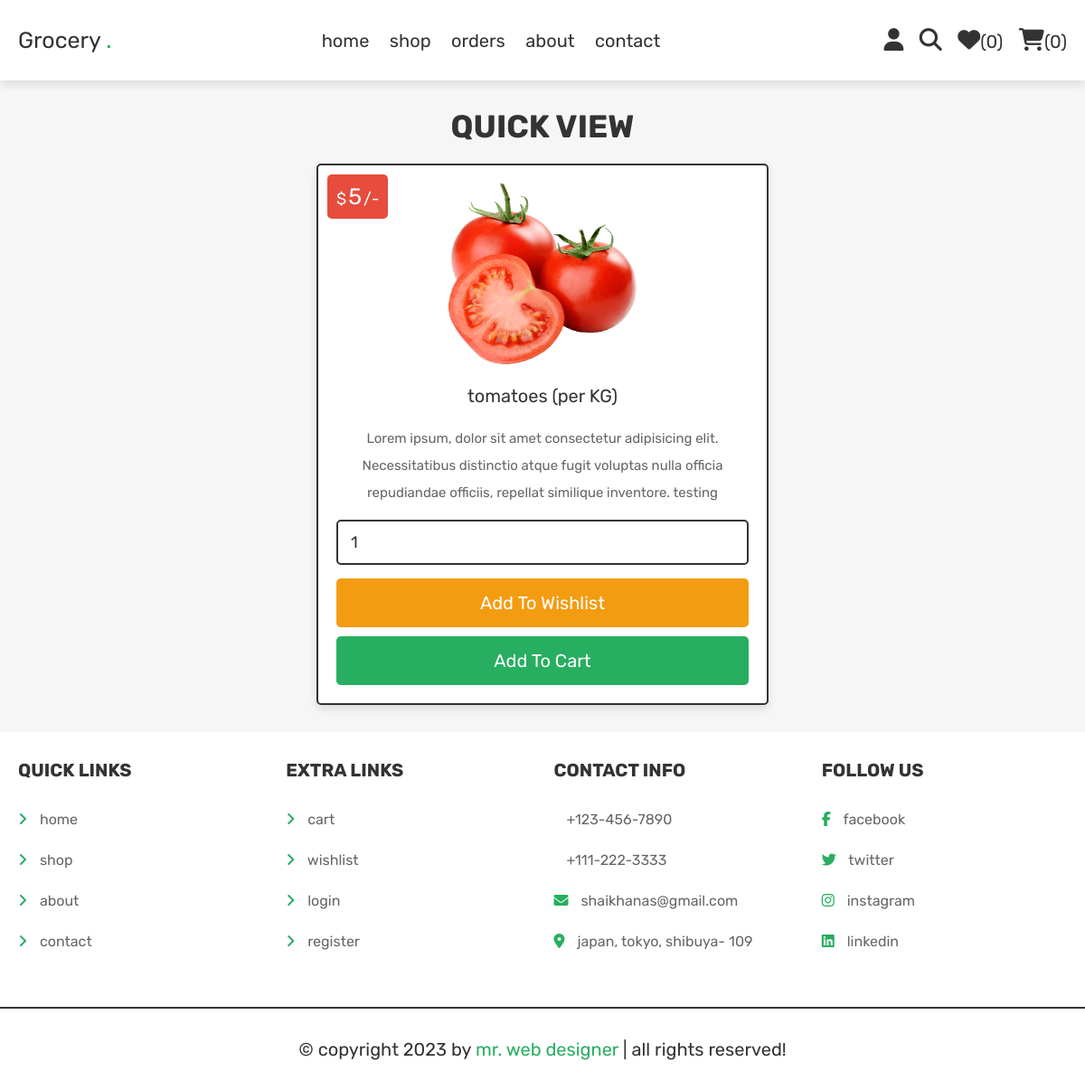
The page /view_page.php?pid=25 (signed in) on the database its author committed.
### tables this page shows
CREATE TABLE `products` (
  `id` int(100) NOT NULL,
  `name` varchar(100) NOT NULL,
  `category` varchar(20) NOT NULL,
  `details` varchar(500) NOT NULL,
  `price` int(100) NOT NULL,
  `image` varchar(100) NOT NULL
);

### view_page.php (the view, shortened to what this page needs)
<?php
require('./connect.php');
if(isset($_GET['pid'])){
    $pid = $_GET['pid'];
}else{
    $pid = '';
}
?>
<!DOCTYPE html>
<html lang="en">
<head>
    <link rel="stylesheet" href="https://cdnjs.cloudflare.com/ajax/libs/font-awesome/6.5.1/css/all.min.css">
    <link rel="stylesheet" href="./assets/css/style.css">
</head>
<body>
<?php require('./header.php'); ?>
<section class="quick-view">
    <h1 class="title">quick view</h1>
    <?php
        $select_products = $conn->prepare("SELECT * FROM  `products` WHERE id= ?");
        $select_products->execute(array($pid));
        if($select_products->rowCount() > 0){
            while($fetch_products = $select_products->fetch(PDO::FETCH_ASSOC)){
        ?>
            <form action="" method="post" class="box">
                <div class="price">$<span><?= number_format($fetch_products['price']); ?></span>/-</div>
                <img src="./assets/uploaded_img/<?= $fetch_products['image']; ?>" alt="">
                <div class="name"><?= $fetch_products['name']; ?></div>
                <div class="details"><?= $fetch_products['details']; ?></div>
                <input type="number" name="p_qty" class="qty" min="1" value="1">
                <input type="submit" name="add_to_wishlist" class="option-btn" value="add to wishlist">
                <input type="submit" name="add_to_cart" class="btn" value="add to cart">
            </form>
        <?php
        }
        }else{
            echo '<p class="empty">no products added yet!</p>';
        }
    ?>
</section>
<?php require('./footer.php'); ?>
</body>
</html>

### assets/css/style.css (style rules this page uses)
:root { --green: #27ae60; --orange: #f39c12; --red: #e74c3c; --black: #333; --light-color: #666; --white: #fff; --light-bg: #f6f6f6; --border: 0.2rem solid var(--black); --box-shadow: 0 0.5rem 1rem rgba(0, 0, 0, 0.1); }
* { font-family: "Rubik", sans-serif; margin: 0; padding: 0; box-sizing: border-box; text-decoration: none; outline: 0; border: 0; }
body { background: var(--light-bg); }
html { font-size: 62.5%; overflow-x: hidden; scroll-behavior: smooth; scroll-padding-top: 6.5rem; }
section { max-width: 1200px; margin: 0 auto; padding: 3rem 2rem; }
.btn, .delete-btn, .option-btn { display: block; width: 100%; padding: 1.5rem 3rem; font-size: 2rem; color: var(--white); margin-top: 1rem; border-radius: 0.5rem; cursor: pointer; text-transform: capitalize; text-align: center; }
.btn { background: var(--green); }
.option-btn { background: var(--orange); }
.title { font-size: 3.5rem; color: var(--black); text-transform: uppercase; margin-bottom: 2rem; text-align: center; }
.quick-view .box { max-width: 50rem; padding: 2rem; text-align: center; background: var(--white); border: var(--border); border-radius: 0.5rem; box-shadow: var(--box-shadow); position: relative; margin: 0 auto; }
.quick-view .box img { height: 20rem; margin-bottom: 1rem; }
.quick-view .box .price { position: absolute; top: 1rem; left: 1rem; padding: 1rem; background: var(--red); border-radius: 0.5rem; font-size: 1.8rem; color: var(--white); }
.quick-view .box .price span { font-size: 2.5rem; color: var(--white); margin: 0 0.2rem; }
.quick-view .box .name { font-size: 2rem; color: var(--black); padding: 1rem 0; }
.quick-view .box .qty { width: 100%; margin: 0.5rem 0; padding: 1.2rem 1.4rem; font-size: 1.8rem; color: var(--black); border: var(--border); border-radius: 0.5rem; }
.quick-view .box .details { font-size: 1.5rem; color: var(--light-color); padding: 1rem 0; line-height: 2; }

### rows shown on the page
products: price "5", image (picture), name "tomatoes (per KG)", details "Lorem ipsum, dolor sit amet consectetur adipisicing elit. Necessitatibus distinctio atque fugit voluptas nulla officia repudiandae officiis, repellat similique inventore. testing"

### other values the page prints
$count_wishlist "0"
$count_cart "0"
